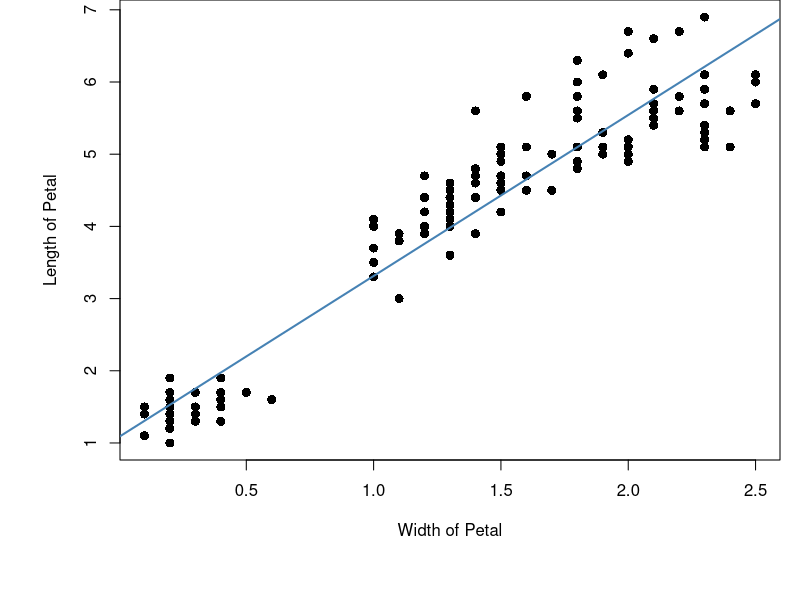
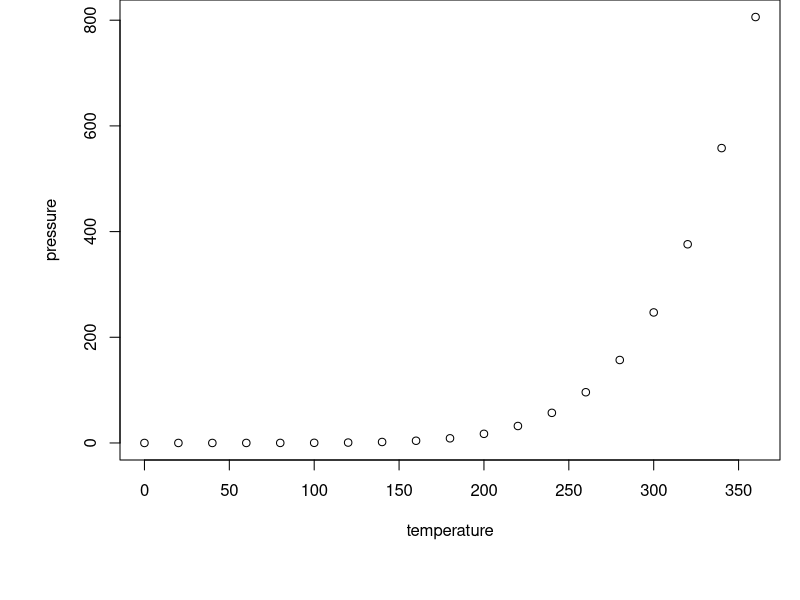

Reproduce these figures in R, in order.
## ---- chunk 1
knitr::opts_chunk$set(echo = FALSE)
## ---- chunk 2
fit1 <- lm(Petal.Length ~ Petal.Width, data = iris)
par(mar = c(7, 6, 0, 1), bg = NA)
plot(x = iris$Petal.Width,
     y = iris$Petal.Length,
     xlab = "Width of Petal",
     ylab = "Length of Petal",
     pch = 16,
     cex = 1.2)
abline(fit1,
       col = "steelblue",
       lwd = 2)
## ---- chunk 3
summary(cars)
## ---- chunk 4
plot(pressure)
